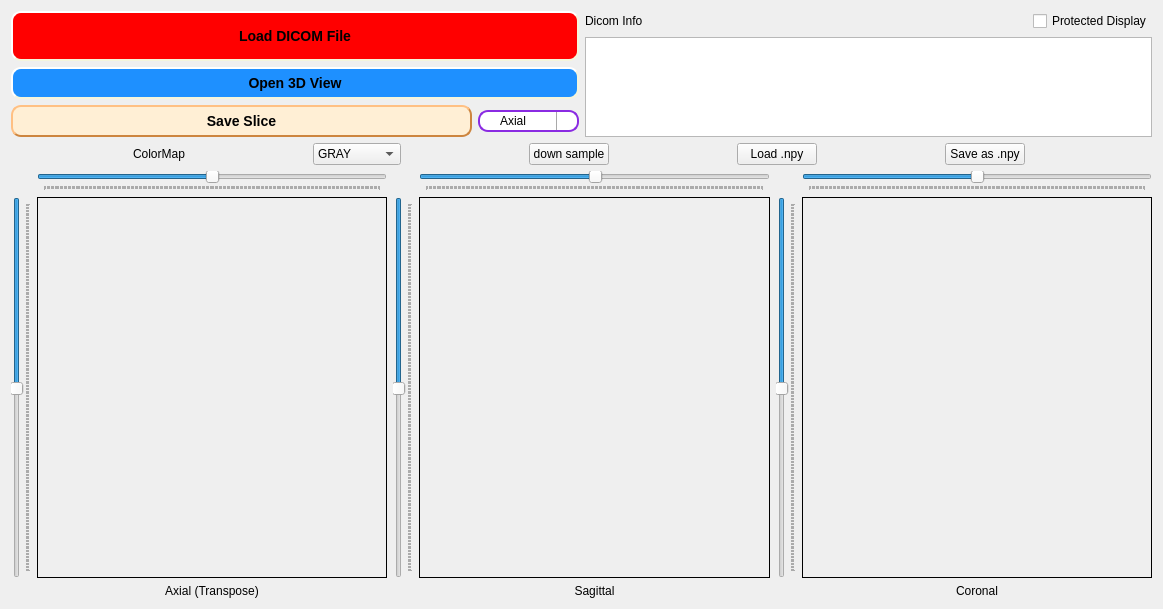
<?xml version="1.0" encoding="UTF-8"?>
<ui version="4.0">
 <class>Dialog</class>
 <widget class="QDialog" name="Dialog">
  <property name="windowModality">
   <enum>Qt::NonModal</enum>
  </property>
  <property name="geometry">
   <rect>
    <x>0</x>
    <y>0</y>
    <width>1163</width>
    <height>609</height>
   </rect>
  </property>
  <property name="minimumSize">
   <size>
    <width>995</width>
    <height>0</height>
   </size>
  </property>
  <property name="windowTitle">
   <string>Dialog</string>
  </property>
  <layout class="QGridLayout" name="gridLayout">
   <item row="3" column="0">
    <layout class="QHBoxLayout" name="horizontalLayout_5">
     <item>
      <layout class="QGridLayout" name="axialGrid">
       <item row="1" column="1">
        <layout class="QVBoxLayout" name="axial_vBox">
         <property name="spacing">
          <number>-1</number>
         </property>
         <item>
          <layout class="QHBoxLayout" name="axial_hBox">
           <item>
            <widget class="QPaintLabel3" name="imgLabel_1">
             <property name="sizePolicy">
              <sizepolicy hsizetype="Expanding" vsizetype="Expanding">
               <horstretch>0</horstretch>
               <verstretch>0</verstretch>
              </sizepolicy>
             </property>
             <property name="minimumSize">
              <size>
               <width>1</width>
               <height>1</height>
              </size>
             </property>
             <property name="cursor">
              <cursorShape>CrossCursor</cursorShape>
             </property>
             <property name="frameShape">
              <enum>QFrame::Panel</enum>
             </property>
             <property name="frameShadow">
              <enum>QFrame::Plain</enum>
             </property>
             <property name="text">
              <string/>
             </property>
             <property name="alignment">
              <set>Qt::AlignCenter</set>
             </property>
            </widget>
           </item>
          </layout>
         </item>
        </layout>
       </item>
       <item row="1" column="0">
        <widget class="QSlider" name="axial_vSlider">
         <property name="enabled">
          <bool>true</bool>
         </property>
         <property name="sizePolicy">
          <sizepolicy hsizetype="Fixed" vsizetype="Preferred">
           <horstretch>0</horstretch>
           <verstretch>0</verstretch>
          </sizepolicy>
         </property>
         <property name="minimumSize">
          <size>
           <width>0</width>
           <height>1</height>
          </size>
         </property>
         <property name="cursor">
          <cursorShape>SplitVCursor</cursorShape>
         </property>
         <property name="focusPolicy">
          <enum>Qt::NoFocus</enum>
         </property>
         <property name="layoutDirection">
          <enum>Qt::LeftToRight</enum>
         </property>
         <property name="maximum">
          <number>255</number>
         </property>
         <property name="pageStep">
          <number>9</number>
         </property>
         <property name="value">
          <number>128</number>
         </property>
         <property name="sliderPosition">
          <number>128</number>
         </property>
         <property name="tracking">
          <bool>true</bool>
         </property>
         <property name="orientation">
          <enum>Qt::Vertical</enum>
         </property>
         <property name="invertedAppearance">
          <bool>true</bool>
         </property>
         <property name="invertedControls">
          <bool>false</bool>
         </property>
         <property name="tickPosition">
          <enum>QSlider::TicksBelow</enum>
         </property>
         <property name="tickInterval">
          <number>1</number>
         </property>
        </widget>
       </item>
       <item row="0" column="1">
        <widget class="QSlider" name="axial_hSlider">
         <property name="sizePolicy">
          <sizepolicy hsizetype="Expanding" vsizetype="Fixed">
           <horstretch>0</horstretch>
           <verstretch>0</verstretch>
          </sizepolicy>
         </property>
         <property name="minimumSize">
          <size>
           <width>1</width>
           <height>0</height>
          </size>
         </property>
         <property name="cursor">
          <cursorShape>SplitHCursor</cursorShape>
         </property>
         <property name="focusPolicy">
          <enum>Qt::NoFocus</enum>
         </property>
         <property name="styleSheet">
          <string notr="true"/>
         </property>
         <property name="maximum">
          <number>255</number>
         </property>
         <property name="value">
          <number>128</number>
         </property>
         <property name="tracking">
          <bool>true</bool>
         </property>
         <property name="orientation">
          <enum>Qt::Horizontal</enum>
         </property>
         <property name="invertedAppearance">
          <bool>false</bool>
         </property>
         <property name="tickPosition">
          <enum>QSlider::TicksBelow</enum>
         </property>
         <property name="tickInterval">
          <number>1</number>
         </property>
        </widget>
       </item>
       <item row="2" column="1">
        <widget class="QLabel" name="label">
         <property name="sizePolicy">
          <sizepolicy hsizetype="Expanding" vsizetype="Preferred">
           <horstretch>0</horstretch>
           <verstretch>0</verstretch>
          </sizepolicy>
         </property>
         <property name="text">
          <string>Axial (Transpose)</string>
         </property>
         <property name="alignment">
          <set>Qt::AlignCenter</set>
         </property>
        </widget>
       </item>
      </layout>
     </item>
     <item>
      <layout class="QGridLayout" name="saggitalGrid">
       <item row="0" column="1">
        <widget class="QSlider" name="sagittal_hSlider">
         <property name="sizePolicy">
          <sizepolicy hsizetype="Expanding" vsizetype="Fixed">
           <horstretch>0</horstretch>
           <verstretch>0</verstretch>
          </sizepolicy>
         </property>
         <property name="minimumSize">
          <size>
           <width>1</width>
           <height>0</height>
          </size>
         </property>
         <property name="cursor">
          <cursorShape>SplitHCursor</cursorShape>
         </property>
         <property name="focusPolicy">
          <enum>Qt::NoFocus</enum>
         </property>
         <property name="styleSheet">
          <string notr="true"/>
         </property>
         <property name="maximum">
          <number>255</number>
         </property>
         <property name="value">
          <number>128</number>
         </property>
         <property name="tracking">
          <bool>true</bool>
         </property>
         <property name="orientation">
          <enum>Qt::Horizontal</enum>
         </property>
         <property name="invertedAppearance">
          <bool>false</bool>
         </property>
         <property name="tickPosition">
          <enum>QSlider::TicksBelow</enum>
         </property>
         <property name="tickInterval">
          <number>1</number>
         </property>
        </widget>
       </item>
       <item row="1" column="0">
        <widget class="QSlider" name="sagittal_vSlider">
         <property name="enabled">
          <bool>true</bool>
         </property>
         <property name="sizePolicy">
          <sizepolicy hsizetype="Fixed" vsizetype="Preferred">
           <horstretch>0</horstretch>
           <verstretch>0</verstretch>
          </sizepolicy>
         </property>
         <property name="minimumSize">
          <size>
           <width>0</width>
           <height>1</height>
          </size>
         </property>
         <property name="cursor">
          <cursorShape>SplitVCursor</cursorShape>
         </property>
         <property name="focusPolicy">
          <enum>Qt::NoFocus</enum>
         </property>
         <property name="layoutDirection">
          <enum>Qt::LeftToRight</enum>
         </property>
         <property name="maximum">
          <number>255</number>
         </property>
         <property name="pageStep">
          <number>9</number>
         </property>
         <property name="value">
          <number>128</number>
         </property>
         <property name="sliderPosition">
          <number>128</number>
         </property>
         <property name="tracking">
          <bool>true</bool>
         </property>
         <property name="orientation">
          <enum>Qt::Vertical</enum>
         </property>
         <property name="invertedAppearance">
          <bool>true</bool>
         </property>
         <property name="invertedControls">
          <bool>false</bool>
         </property>
         <property name="tickPosition">
          <enum>QSlider::TicksBelow</enum>
         </property>
         <property name="tickInterval">
          <number>1</number>
         </property>
        </widget>
       </item>
       <item row="2" column="1">
        <widget class="QLabel" name="label_2">
         <property name="sizePolicy">
          <sizepolicy hsizetype="Expanding" vsizetype="Preferred">
           <horstretch>0</horstretch>
           <verstretch>0</verstretch>
          </sizepolicy>
         </property>
         <property name="text">
          <string>Sagittal</string>
         </property>
         <property name="alignment">
          <set>Qt::AlignCenter</set>
         </property>
        </widget>
       </item>
       <item row="1" column="1">
        <layout class="QVBoxLayout" name="saggital_vBox">
         <item>
          <layout class="QHBoxLayout" name="saggital_hBox">
           <item>
            <widget class="QPaintLabel3" name="imgLabel_2">
             <property name="sizePolicy">
              <sizepolicy hsizetype="Expanding" vsizetype="Expanding">
               <horstretch>0</horstretch>
               <verstretch>0</verstretch>
              </sizepolicy>
             </property>
             <property name="minimumSize">
              <size>
               <width>1</width>
               <height>1</height>
              </size>
             </property>
             <property name="cursor">
              <cursorShape>CrossCursor</cursorShape>
             </property>
             <property name="frameShape">
              <enum>QFrame::Panel</enum>
             </property>
             <property name="frameShadow">
              <enum>QFrame::Plain</enum>
             </property>
             <property name="text">
              <string/>
             </property>
            </widget>
           </item>
          </layout>
         </item>
        </layout>
       </item>
      </layout>
     </item>
     <item>
      <layout class="QGridLayout" name="coronalGrid">
       <item row="0" column="1">
        <widget class="QSlider" name="coronal_hSlider">
         <property name="sizePolicy">
          <sizepolicy hsizetype="Expanding" vsizetype="Fixed">
           <horstretch>0</horstretch>
           <verstretch>0</verstretch>
          </sizepolicy>
         </property>
         <property name="minimumSize">
          <size>
           <width>1</width>
           <height>0</height>
          </size>
         </property>
         <property name="cursor">
          <cursorShape>SplitHCursor</cursorShape>
         </property>
         <property name="focusPolicy">
          <enum>Qt::NoFocus</enum>
         </property>
         <property name="styleSheet">
          <string notr="true"/>
         </property>
         <property name="maximum">
          <number>255</number>
         </property>
         <property name="value">
          <number>128</number>
         </property>
         <property name="tracking">
          <bool>true</bool>
         </property>
         <property name="orientation">
          <enum>Qt::Horizontal</enum>
         </property>
         <property name="invertedAppearance">
          <bool>false</bool>
         </property>
         <property name="tickPosition">
          <enum>QSlider::TicksBelow</enum>
         </property>
         <property name="tickInterval">
          <number>1</number>
         </property>
        </widget>
       </item>
       <item row="1" column="0">
        <widget class="QSlider" name="coronal_vSlider">
         <property name="enabled">
          <bool>true</bool>
         </property>
         <property name="sizePolicy">
          <sizepolicy hsizetype="Fixed" vsizetype="Preferred">
           <horstretch>0</horstretch>
           <verstretch>0</verstretch>
          </sizepolicy>
         </property>
         <property name="minimumSize">
          <size>
           <width>0</width>
           <height>1</height>
          </size>
         </property>
         <property name="cursor">
          <cursorShape>SplitVCursor</cursorShape>
         </property>
         <property name="focusPolicy">
          <enum>Qt::NoFocus</enum>
         </property>
         <property name="layoutDirection">
          <enum>Qt::LeftToRight</enum>
         </property>
         <property name="maximum">
          <number>255</number>
         </property>
         <property name="pageStep">
          <number>9</number>
         </property>
         <property name="value">
          <number>128</number>
         </property>
         <property name="sliderPosition">
          <number>128</number>
         </property>
         <property name="tracking">
          <bool>true</bool>
         </property>
         <property name="orientation">
          <enum>Qt::Vertical</enum>
         </property>
         <property name="invertedAppearance">
          <bool>true</bool>
         </property>
         <property name="invertedControls">
          <bool>false</bool>
         </property>
         <property name="tickPosition">
          <enum>QSlider::TicksBelow</enum>
         </property>
         <property name="tickInterval">
          <number>1</number>
         </property>
        </widget>
       </item>
       <item row="2" column="1">
        <widget class="QLabel" name="label_3">
         <property name="sizePolicy">
          <sizepolicy hsizetype="Expanding" vsizetype="Preferred">
           <horstretch>0</horstretch>
           <verstretch>0</verstretch>
          </sizepolicy>
         </property>
         <property name="text">
          <string>Coronal</string>
         </property>
         <property name="alignment">
          <set>Qt::AlignCenter</set>
         </property>
        </widget>
       </item>
       <item row="1" column="1">
        <layout class="QVBoxLayout" name="coronal_vBox">
         <item>
          <layout class="QHBoxLayout" name="coronal_hBox">
           <item>
            <widget class="QPaintLabel3" name="imgLabel_3">
             <property name="sizePolicy">
              <sizepolicy hsizetype="Expanding" vsizetype="Expanding">
               <horstretch>0</horstretch>
               <verstretch>0</verstretch>
              </sizepolicy>
             </property>
             <property name="minimumSize">
              <size>
               <width>1</width>
               <height>1</height>
              </size>
             </property>
             <property name="cursor">
              <cursorShape>CrossCursor</cursorShape>
             </property>
             <property name="frameShape">
              <enum>QFrame::Panel</enum>
             </property>
             <property name="frameShadow">
              <enum>QFrame::Plain</enum>
             </property>
             <property name="text">
              <string/>
             </property>
            </widget>
           </item>
          </layout>
         </item>
        </layout>
       </item>
      </layout>
     </item>
    </layout>
   </item>
   <item row="1" column="0">
    <layout class="QHBoxLayout" name="horizontalLayout_2">
     <item>
      <layout class="QVBoxLayout" name="verticalLayout_3">
       <item>
        <widget class="QPushButton" name="dicomButton">
         <property name="sizePolicy">
          <sizepolicy hsizetype="Preferred" vsizetype="Preferred">
           <horstretch>0</horstretch>
           <verstretch>0</verstretch>
          </sizepolicy>
         </property>
         <property name="minimumSize">
          <size>
           <width>186</width>
           <height>0</height>
          </size>
         </property>
         <property name="cursor">
          <cursorShape>PointingHandCursor</cursorShape>
         </property>
         <property name="focusPolicy">
          <enum>Qt::NoFocus</enum>
         </property>
         <property name="styleSheet">
          <string notr="true">QPushButton{
    background-color: red;
    border-style: outset;
    border-width: 2px;
    border-radius: 10px;
    border-color: beige;
    font: bold 14px;
    min-width: 10em;
    padding: 6px;
}
</string>
         </property>
         <property name="text">
          <string>Load DICOM File</string>
         </property>
        </widget>
       </item>
       <item>
        <widget class="QPushButton" name="volButton">
         <property name="sizePolicy">
          <sizepolicy hsizetype="Preferred" vsizetype="Fixed">
           <horstretch>0</horstretch>
           <verstretch>0</verstretch>
          </sizepolicy>
         </property>
         <property name="minimumSize">
          <size>
           <width>186</width>
           <height>0</height>
          </size>
         </property>
         <property name="cursor">
          <cursorShape>PointingHandCursor</cursorShape>
         </property>
         <property name="focusPolicy">
          <enum>Qt::NoFocus</enum>
         </property>
         <property name="styleSheet">
          <string notr="true">QPushButton{
    background-color: DodgerBlue;
    border-style: outset;
    border-width: 2px;
    border-radius: 10px;
    border-color: beige;
    font: bold 14px;
    min-width: 10em;
    padding: 6px;
}
</string>
         </property>
         <property name="text">
          <string>Open 3D View</string>
         </property>
        </widget>
       </item>
       <item>
        <layout class="QHBoxLayout" name="horizontalLayout_3">
         <item>
          <widget class="QPushButton" name="savesliceButton">
           <property name="cursor">
            <cursorShape>PointingHandCursor</cursorShape>
           </property>
           <property name="focusPolicy">
            <enum>Qt::NoFocus</enum>
           </property>
           <property name="styleSheet">
            <string notr="true">QPushButton{
    background-color: #FFEFD5;
    border-style: outset;
    border-width: 2px;
    border-radius: 10px;
    border-color: #CD853F;
    font: bold 14px;
    min-width: 10em;
    padding: 6px;
}
</string>
           </property>
           <property name="text">
            <string>Save Slice</string>
           </property>
          </widget>
         </item>
         <item>
          <widget class="QComboBox" name="savesliceBox">
           <property name="sizePolicy">
            <sizepolicy hsizetype="Fixed" vsizetype="Fixed">
             <horstretch>0</horstretch>
             <verstretch>0</verstretch>
            </sizepolicy>
           </property>
           <property name="cursor">
            <cursorShape>PointingHandCursor</cursorShape>
           </property>
           <property name="styleSheet">
            <string notr="true">/*
QComboBox {
background: #7FFFD4;
border: 2px solid #8A2BE2;
border-radius: 10px;
margin: 0px;
}
*/
QComboBox {
    border: 2px solid #8A2BE2;
    border-radius: 10px;
    padding: 1px 10px 1px 20px;
    min-width: 6em;
}
/*
QComboBox:editable {
    background: red;
}
*/
QComboBox:!editable, QComboBox::drop-down:editable {
     background: qlineargradient(x1: 0, y1: 0, x2: 0, y2: 1,
                                 stop: 0 #E1E1E1, stop: 0.4 #DDDDDD,
                                 stop: 0.5 #D8D8D8, stop: 1.0 #D3D3D3);
}

QComboBox:!editable:on, QComboBox::drop-down:editable:on {
    background: qlineargradient(x1: 0, y1: 0, x2: 0, y2: 1,
                                stop: 0 #D3D3D3, stop: 0.4 #D8D8D8,
                                stop: 0.5 #DDDDDD, stop: 1.0 #E1E1E1);
}

QComboBox:on { /* shift the text when the popup opens */
    padding-top: 30px;
    padding-left: 40px;
}

QComboBox::drop-down {
    subcontrol-origin: padding;
    subcontrol-position: top right;
    width: 20px;

    border-left-width: 1px;
    border-left-color: darkgray;
    border-left-style: solid; 
    border-top-right-radius: 10px; 
    border-bottom-right-radius: 10px;
}

QComboBox::down-arrow {
    image: url(resources/double-arrow-down.png);
    width: 15px;
    height: 15px;
}</string>
           </property>
           <item>
            <property name="text">
             <string>Axial</string>
            </property>
           </item>
           <item>
            <property name="text">
             <string>Saggital</string>
            </property>
           </item>
           <item>
            <property name="text">
             <string>Coronal</string>
            </property>
           </item>
          </widget>
         </item>
        </layout>
       </item>
      </layout>
     </item>
     <item>
      <layout class="QVBoxLayout" name="verticalLayout_2">
       <item>
        <layout class="QHBoxLayout" name="horizontalLayout">
         <item>
          <widget class="QLabel" name="label_5">
           <property name="sizePolicy">
            <sizepolicy hsizetype="Preferred" vsizetype="Preferred">
             <horstretch>0</horstretch>
             <verstretch>0</verstretch>
            </sizepolicy>
           </property>
           <property name="minimumSize">
            <size>
             <width>1</width>
             <height>0</height>
            </size>
           </property>
           <property name="text">
            <string>Dicom Info</string>
           </property>
          </widget>
         </item>
         <item>
          <widget class="QCheckBox" name="privatecheckBox">
           <property name="sizePolicy">
            <sizepolicy hsizetype="Fixed" vsizetype="Fixed">
             <horstretch>0</horstretch>
             <verstretch>0</verstretch>
            </sizepolicy>
           </property>
           <property name="text">
            <string>Protected Display</string>
           </property>
          </widget>
         </item>
        </layout>
       </item>
       <item>
        <widget class="QListWidget" name="dcmList">
         <property name="sizePolicy">
          <sizepolicy hsizetype="Fixed" vsizetype="Fixed">
           <horstretch>0</horstretch>
           <verstretch>0</verstretch>
          </sizepolicy>
         </property>
         <property name="minimumSize">
          <size>
           <width>350</width>
           <height>100</height>
          </size>
         </property>
         <property name="maximumSize">
          <size>
           <width>800</width>
           <height>100</height>
          </size>
         </property>
        </widget>
       </item>
      </layout>
     </item>
    </layout>
   </item>
   <item row="2" column="0">
    <layout class="QHBoxLayout" name="colormap_hBox">
     <item>
      <widget class="QLabel" name="label_4">
       <property name="sizePolicy">
        <sizepolicy hsizetype="Fixed" vsizetype="Preferred">
         <horstretch>0</horstretch>
         <verstretch>0</verstretch>
        </sizepolicy>
       </property>
       <property name="minimumSize">
        <size>
         <width>1</width>
         <height>0</height>
        </size>
       </property>
       <property name="text">
        <string>ColorMap</string>
       </property>
       <property name="alignment">
        <set>Qt::AlignLeading|Qt::AlignLeft|Qt::AlignVCenter</set>
       </property>
      </widget>
     </item>
     <item>
      <widget class="QComboBox" name="colormapBox">
       <property name="sizePolicy">
        <sizepolicy hsizetype="Fixed" vsizetype="Fixed">
         <horstretch>0</horstretch>
         <verstretch>0</verstretch>
        </sizepolicy>
       </property>
       <property name="minimumSize">
        <size>
         <width>1</width>
         <height>0</height>
        </size>
       </property>
       <property name="cursor">
        <cursorShape>PointingHandCursor</cursorShape>
       </property>
       <property name="focusPolicy">
        <enum>Qt::NoFocus</enum>
       </property>
       <item>
        <property name="text">
         <string>GRAY</string>
        </property>
       </item>
       <item>
        <property name="text">
         <string>AUTUMN</string>
        </property>
       </item>
       <item>
        <property name="text">
         <string>BONE</string>
        </property>
       </item>
       <item>
        <property name="text">
         <string>COOL</string>
        </property>
       </item>
       <item>
        <property name="text">
         <string>HOT</string>
        </property>
       </item>
       <item>
        <property name="text">
         <string>HSV</string>
        </property>
       </item>
       <item>
        <property name="text">
         <string>JET</string>
        </property>
       </item>
       <item>
        <property name="text">
         <string>OCEAN</string>
        </property>
       </item>
       <item>
        <property name="text">
         <string>PINK</string>
        </property>
       </item>
       <item>
        <property name="text">
         <string>RAINBOW</string>
        </property>
       </item>
       <item>
        <property name="text">
         <string>SPRING</string>
        </property>
       </item>
       <item>
        <property name="text">
         <string>SUMMER</string>
        </property>
       </item>
       <item>
        <property name="text">
         <string>WINTER</string>
        </property>
       </item>
      </widget>
     </item>
     <item>
      <widget class="QPushButton" name="dsampleButton">
       <property name="sizePolicy">
        <sizepolicy hsizetype="Fixed" vsizetype="Fixed">
         <horstretch>0</horstretch>
         <verstretch>0</verstretch>
        </sizepolicy>
       </property>
       <property name="focusPolicy">
        <enum>Qt::NoFocus</enum>
       </property>
       <property name="text">
        <string>down sample</string>
       </property>
      </widget>
     </item>
     <item>
      <widget class="QPushButton" name="loadnpyButton">
       <property name="sizePolicy">
        <sizepolicy hsizetype="Fixed" vsizetype="Fixed">
         <horstretch>0</horstretch>
         <verstretch>0</verstretch>
        </sizepolicy>
       </property>
       <property name="focusPolicy">
        <enum>Qt::NoFocus</enum>
       </property>
       <property name="text">
        <string>Load .npy</string>
       </property>
      </widget>
     </item>
     <item>
      <widget class="QPushButton" name="savenpyButton">
       <property name="sizePolicy">
        <sizepolicy hsizetype="Fixed" vsizetype="Fixed">
         <horstretch>0</horstretch>
         <verstretch>0</verstretch>
        </sizepolicy>
       </property>
       <property name="focusPolicy">
        <enum>Qt::NoFocus</enum>
       </property>
       <property name="text">
        <string>Save as .npy</string>
       </property>
      </widget>
     </item>
    </layout>
   </item>
  </layout>
 </widget>
 <customwidgets>
  <customwidget>
   <class>QPaintLabel3</class>
   <extends>QLabel</extends>
   <header>qpaintlabel3.h</header>
  </customwidget>
 </customwidgets>
 <resources/>
 <connections/>
</ui>
